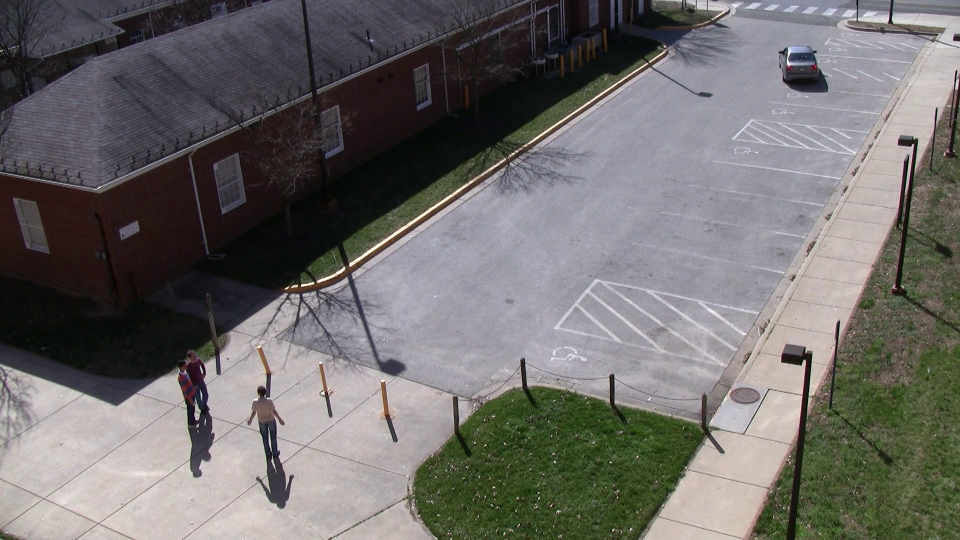
#> input picture RP1/Code/testing_images/4561.jpg, 1920 x 1080 px (shown at 1/2 size)
$ jupyter execute --allow-errors 'Detection Frequency Experiment.ipynb'   (shell and % lines are left out)   (older library calls are emulated)
#> lines starting #> are read from the running program, lines starting #| are printed output that depends on the picture; long printed decimals are rounded
### RP1/Code/inception5h.py
########################################################################
#
# The Inception Model 5h for TensorFlow.
#
# This variant of the Inception model is easier to use for DeepDream
# and other imaging techniques. This is because it allows the input
# image to be any size, and the optimized images are also prettier.
#
# It is unclear which Inception model this implements because the
# Google developers have (as usual) neglected to document it.
# It is dubbed the 5h-model because that is the name of the zip-file,
# but it is apparently simpler than the v.3 model.
#
# See the Python Notebook for Tutorial #14 for an example usage.
#
# Implemented in Python 3.5 with TensorFlow v0.11.0rc0
#
########################################################################
#
# This file is part of the TensorFlow Tutorials available at:
#
# https://github.com/Hvass-Labs/TensorFlow-Tutorials
#
# Published under the MIT License. See the file LICENSE for details.
#
# Copyright 2016 by Magnus Erik Hvass Pedersen
#
########################################################################

import numpy as np
import tensorflow as tf
import download
import os

########################################################################
# Various directories and file-names.

# Internet URL for the tar-file with the Inception model.
# Note that this might change in the future and will need to be updated.
data_url = "http://storage.googleapis.com/download.tensorflow.org/models/inception5h.zip"

# Directory to store the downloaded data.
data_dir = "inception/5h/"

# File containing the TensorFlow graph definition. (Downloaded)
path_graph_def = "tensorflow_inception_graph.pb"

########################################################################


# [8 lines left out: function maybe_download, not called in this run]


########################################################################


class Inception5h:
    """
    The Inception model is a Deep Neural Network which has already been
    trained for classifying images into 1000 different categories.

    When you create a new instance of this class, the Inception model
    will be loaded and can be used immediately without training.
    """

    # Name of the tensor for feeding the input image.
    tensor_name_input_image = "input:0"

    # Names for some of the commonly used layers in the Inception model.
    layer_names = ['conv2d0', 'conv2d1', 'conv2d2',
                   'mixed3a', 'mixed3b',
                   'mixed4a', 'mixed4b', 'mixed4c', 'mixed4d', 'mixed4e',
                   'mixed5a', 'mixed5b']

    def __init__(self):
        # Now load the Inception model from file. The way TensorFlow
        # does this is confusing and requires several steps.

        # Create a new TensorFlow computational graph.
        self.graph = tf.Graph()

        # Set the new graph as the default.
        with self.graph.as_default():

            # TensorFlow graphs are saved to disk as so-called Protocol Buffers
            # aka. proto-bufs which is a file-format that works on multiple
            # platforms. In this case it is saved as a binary file.

            # Open the graph-def file for binary reading.
            path = os.path.join(data_dir, path_graph_def)
            with tf.gfile.FastGFile(path, 'rb') as file:
                # The graph-def is a saved copy of a TensorFlow graph.
                # First we need to create an empty graph-def.
                graph_def = tf.GraphDef()

                # Then we load the proto-buf file into the graph-def.
                graph_def.ParseFromString(file.read())

                # Finally we import the graph-def to the default TensorFlow graph.
                tf.import_graph_def(graph_def, name='')

                # Now self.graph holds the Inception model from the proto-buf file.

            # Get a reference to the tensor for inputting images to the graph.
            self.input = self.graph.get_tensor_by_name(self.tensor_name_input_image)

            # Get references to the tensors for the commonly used layers.
            self.layer_tensors = [self.graph.get_tensor_by_name(name + ":0") for name in self.layer_names]

    # [53 lines left out: functions create_feed_dict, get_gradient, not called in this run]

########################################################################

### RP1/Code/Detection Frequency Experiment.ipynb
## Experiment to determine Frequency for running Model

Author : Sai Siddartha Maram

Contact: msaisiddartha1@gmail.com | smaram_be16@thapar.edu

### Objectives
1. Run detection at Camera FPS, in our case the camera FPS is 30FPS, to start of I will run detection on every 30th image.
2. Log all the bounding boxes and classes of objects detected
3. Develop a certain metric in terms of centers of bounding boxes, classes detected to determine if the two scenes are different
4. Try delta methods and see if they match

[cell 1]
import cv2
import numpy as np
import argparse
import time
import cv2
import os
import matplotlib.pyplot as plt
import matplotlib.image as mpimg
import imutils

from scipy.spatial import distance as dist
import numpy as np

from skimage.measure import compare_ssim
from PIL import Image
import time

import scipy
import random

import tensorflow as tf
import math

# Image manipulation.
from PIL import Image
from scipy.ndimage.filters import gaussian_filter
import inception5h
#> (the rest of this cell did not finish here and is left out)

Loading Model : YOLOV3

#> (a cell that did not finish here is left out)

1. Load the darknet model using readNetFromDarkent(), feel free to try other DL models
2.  In CV2.dnn you load a model and then forward propgate the image for prediction,
    the forwad function expects you give the layer till which you want the image to be
    propgated, in our case since we want the final result, we want the image to be
    propgated till the last layer. The .getLayerNames() gives the list of all layers.
    From here to identify the last layer, we need to get last unconnected layer, the
    unconnected layers can be found by .getUnconnectedOutLayers().
3. blob, the cv.dnn does not take a raw image, instead takes a blob, A blob is an image which
   is modified and smoothed as per the network requirments. For Ex.
   YOLO takes in an image only of the size 416 x 416 (single channel)
   hence we reduce each color from [0-255] to [0-1] and image size (416,416)

[cell 3]
# [61 lines left out: function predict_object, not called in this run]

[cell 4]
# [61 lines left out: function predict_image, not called in this run]

#> (a cell that did not finish here is left out)

#> (a cell that did not finish here is left out)

#> (a cell that did not finish here is left out)

#> (a cell that did not finish here is left out)

[cell 9]
def image_subtraction(path_image1,path_image2):
#> called with path_image1 = 'testing_images/4561.jpg', path_image2 = 'testing_images/16892.jpg'
    img1 = cv2.imread(path_image1)
#> img1 is the input picture: shape (1080, 1920, 3); mean B, G, R 106.5, 108.3, 110.7
    img2 = cv2.imread(path_image2)
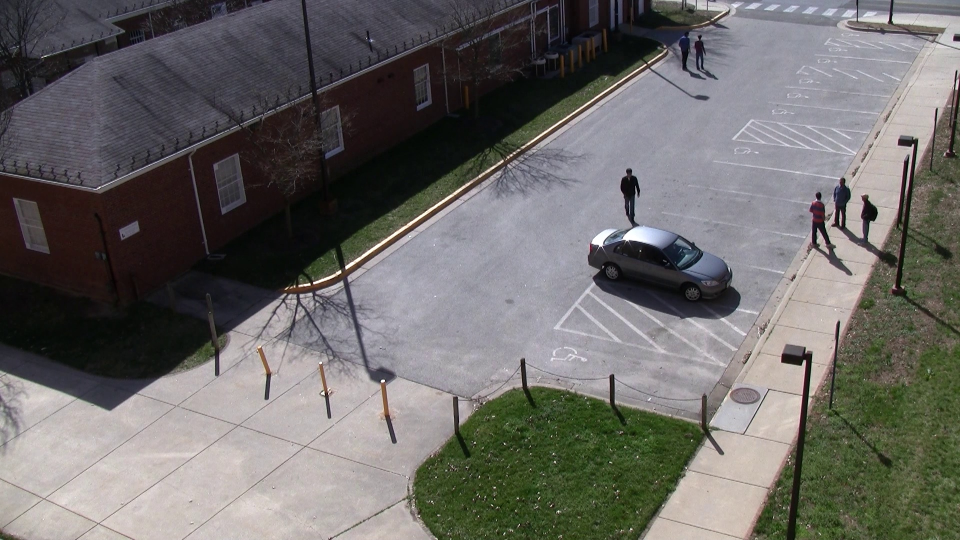
#> input picture RP1/Code/testing_images/16892.jpg, 1920 x 1080 px (shown at 1/2 size)
#> img2 is the input picture: shape (1080, 1920, 3); mean B, G, R 103.5, 105.7, 107.7


    start_time=time.time()
    grayA = cv2.cvtColor(img1, cv2.COLOR_BGR2GRAY)
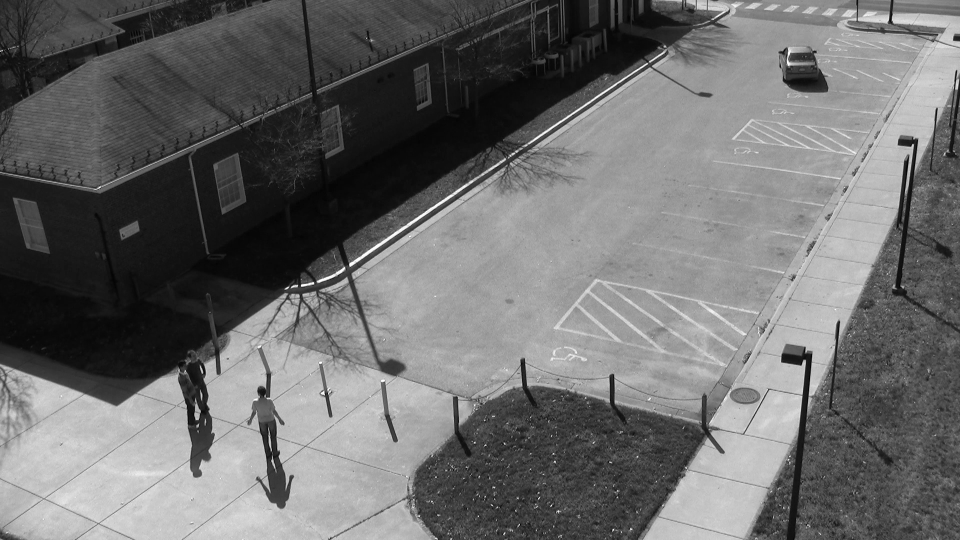
#> grayA: shape (1080, 1920) (shown at 1/2 size); min 0, max 255, mean 108.8
    grayB = cv2.cvtColor(img2, cv2.COLOR_BGR2GRAY)
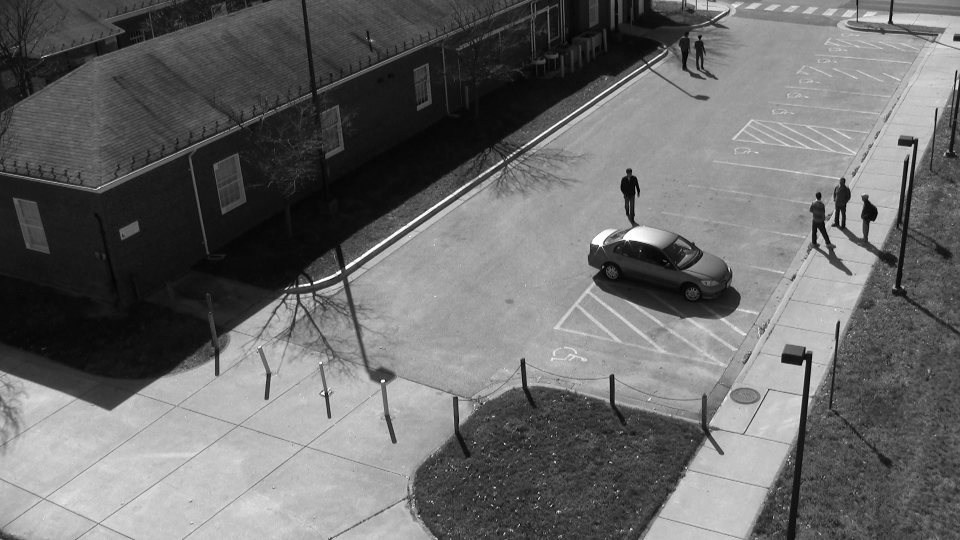
#> grayB: shape (1080, 1920) (shown at 1/2 size); min 0, max 255, mean 106

    (score, grad,diff) = compare_ssim(grayA, grayB, full=True,gradient=True)
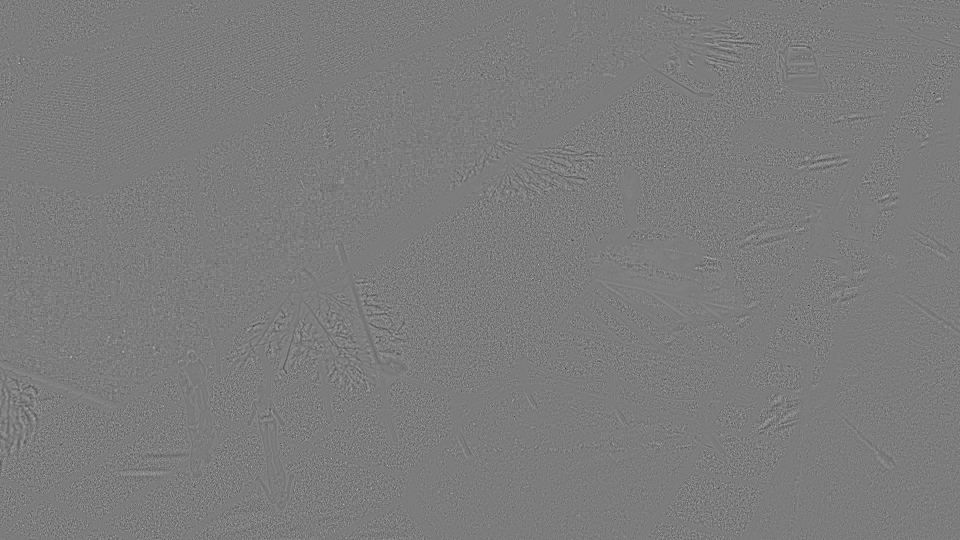
#> grad: shape (1080, 1920) float64 (shown at 1/2 size); min -2.53e-07, max 2.65e-07, mean 1.88e-10; drawn with min black and max white
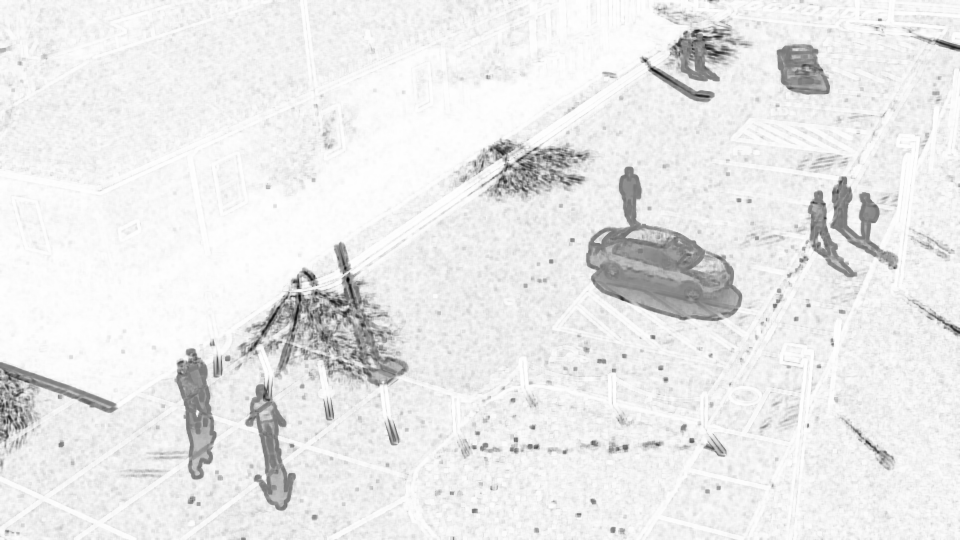
#> diff: shape (1080, 1920) float64 (shown at 1/2 size); min -0.953, max 1, mean 0.838; drawn with min black and max white
#> score = 0.838
    #value ranges between -1 to 1. 1 indicates a perfect match
    print('Time Taken for execution',time.time()-start_time)
    print("SSIM: {}".format(score))
#| SSIM: 0.8378

[cell 10]
image_subtraction('testing_images/4561.jpg','testing_images/16892.jpg')

[cell 11]
def histogram_matching(path_image1, path_image2):
#> called with path_image1 = 'testing_images/4561.jpg', path_image2 = 'testing_images/4561.jpg'
    img1 = cv2.imread(path_image1)
    img2 = cv2.imread(path_image2)
# [4 lines of commented-out code are left out]

    img1 = cv2.cvtColor(img1, cv2.COLOR_BGR2RGB)
    img2 = cv2.cvtColor(img2, cv2.COLOR_BGR2RGB)
    start_time=time.time()

    hist1 = cv2.calcHist(img1, [0, 1, 2], None, [8, 8, 8], [0, 256, 0, 256, 0, 256])
    hist1 = cv2.normalize(hist1, hist1).flatten()
#> hist1 = 512 values, max 0.787 at index 146, min 0 at index 2, mean 0.00519

    hist2 = cv2.calcHist(img2, [0, 1, 2], None, [8, 8, 8], [0, 256, 0, 256, 0, 256])
    hist2 = cv2.normalize(hist2, hist2).flatten()
#> hist2 has the same summary as hist1

    #a = cv2.compareHist(hist1, hist2, cv2.HISTCMP_INTERSECT) ----> WASTE!
    #a = cv2.compareHist(hist1, hist2, cv2.HISTCMP_CORREL) ----->Waste!
    chi_square = cv2.compareHist(hist1, hist2, cv2.HISTCMP_CHISQR)
#> chi_square = 0
    print('[INFO]Time for Histogram Mapping',time.time()-start_time)

    return chi_square

[cell 12]
chi=histogram_matching('testing_images/4561.jpg','testing_images/4561.jpg')
#> chi = 0
print('CHI Square value',chi)
#| CHI Square value 0.0

[cell 13]
chi=histogram_matching('testing_images/4561.jpg','testing_images/16892.jpg')
#> chi = 0.0886
print('CHI Square value',chi)
#| CHI Square value 0.08856

#> (a cell that did not finish here is left out)

print('CHI Square value',chi)

# DREAM:Cryption

<b>Function</b> : generate_new_look_up_table_random(@param1,@param2)

<b>Param</b> : color_channel, chunk size

<b>Objective</b>:
generate_new_look_up_table_random(R,n): this takes in 1 dimension color channel and shuffles it all in chunks of 8

[cell 15]
def generate_new_look_up_table_random(R,n):
#> called with n = 8
    R_new=[R[i:i + n] for i in range(0, len(R), n)]
    res = random.sample(R_new, len(R_new))
    R_prime=[]
    for i in res:
        for j in i:
            R_prime.append(j)

    return R_prime
